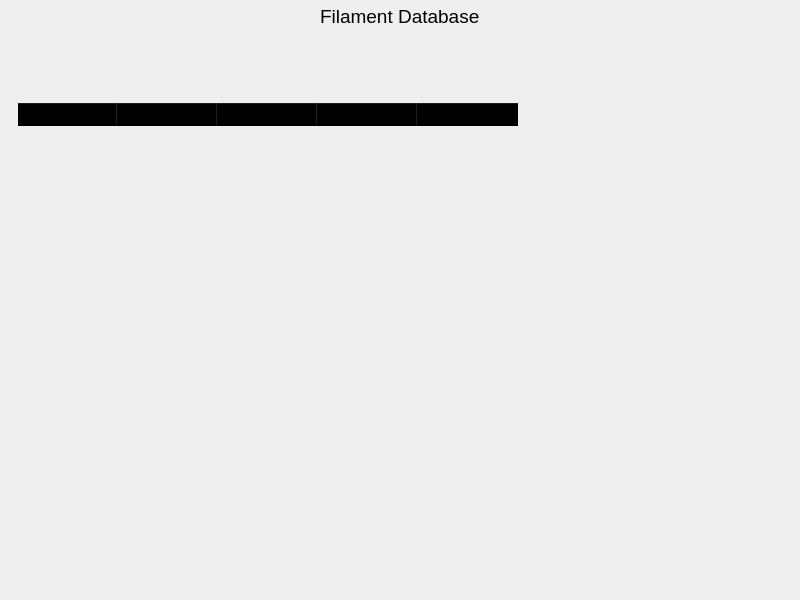
<?xml version="1.0" encoding="UTF-8"?>
<ui version="4.0">
 <class>MainWindow</class>
 <widget class="QMainWindow" name="MainWindow">
  <property name="geometry">
   <rect>
    <x>0</x>
    <y>0</y>
    <width>800</width>
    <height>600</height>
   </rect>
  </property>
  <property name="sizePolicy">
   <sizepolicy hsizetype="Fixed" vsizetype="Fixed">
    <horstretch>0</horstretch>
    <verstretch>0</verstretch>
   </sizepolicy>
  </property>
  <property name="minimumSize">
   <size>
    <width>800</width>
    <height>600</height>
   </size>
  </property>
  <property name="maximumSize">
   <size>
    <width>800</width>
    <height>600</height>
   </size>
  </property>
  <property name="windowTitle">
   <string>Filament Database</string>
  </property>
  <widget class="QWidget" name="centralwidget">
   <layout class="QHBoxLayout" name="horizontalLayout">
    <property name="spacing">
     <number>0</number>
    </property>
    <property name="leftMargin">
     <number>0</number>
    </property>
    <property name="topMargin">
     <number>0</number>
    </property>
    <property name="rightMargin">
     <number>0</number>
    </property>
    <property name="bottomMargin">
     <number>0</number>
    </property>
    <item>
     <widget class="QFrame" name="MainFrame">
      <property name="sizePolicy">
       <sizepolicy hsizetype="Expanding" vsizetype="Expanding">
        <horstretch>0</horstretch>
        <verstretch>0</verstretch>
       </sizepolicy>
      </property>
      <property name="styleSheet">
       <string notr="true">*{
	background: transparent;
	border: none;
}</string>
      </property>
      <property name="frameShape">
       <enum>QFrame::StyledPanel</enum>
      </property>
      <property name="frameShadow">
       <enum>QFrame::Raised</enum>
      </property>
      <layout class="QVBoxLayout" name="verticalLayout" stretch="0,1,10">
       <property name="spacing">
        <number>0</number>
       </property>
       <property name="leftMargin">
        <number>0</number>
       </property>
       <property name="topMargin">
        <number>0</number>
       </property>
       <property name="rightMargin">
        <number>0</number>
       </property>
       <property name="bottomMargin">
        <number>0</number>
       </property>
       <item alignment="Qt::AlignTop">
        <widget class="QFrame" name="TitleBar">
         <property name="frameShape">
          <enum>QFrame::StyledPanel</enum>
         </property>
         <property name="frameShadow">
          <enum>QFrame::Raised</enum>
         </property>
         <layout class="QHBoxLayout" name="horizontalLayout_2">
          <property name="spacing">
           <number>0</number>
          </property>
          <property name="leftMargin">
           <number>5</number>
          </property>
          <property name="topMargin">
           <number>5</number>
          </property>
          <property name="rightMargin">
           <number>5</number>
          </property>
          <property name="bottomMargin">
           <number>5</number>
          </property>
          <item>
           <widget class="QFrame" name="frame_5">
            <property name="frameShape">
             <enum>QFrame::StyledPanel</enum>
            </property>
            <property name="frameShadow">
             <enum>QFrame::Raised</enum>
            </property>
            <layout class="QHBoxLayout" name="horizontalLayout_3"/>
           </widget>
          </item>
          <item alignment="Qt::AlignHCenter|Qt::AlignVCenter">
           <widget class="QFrame" name="window_title">
            <property name="frameShape">
             <enum>QFrame::StyledPanel</enum>
            </property>
            <property name="frameShadow">
             <enum>QFrame::Raised</enum>
            </property>
            <layout class="QHBoxLayout" name="horizontalLayout_5">
             <property name="spacing">
              <number>0</number>
             </property>
             <property name="leftMargin">
              <number>0</number>
             </property>
             <property name="topMargin">
              <number>0</number>
             </property>
             <property name="rightMargin">
              <number>0</number>
             </property>
             <property name="bottomMargin">
              <number>0</number>
             </property>
             <item>
              <widget class="QLabel" name="Title">
               <property name="font">
                <font>
                 <pointsize>14</pointsize>
                </font>
               </property>
               <property name="text">
                <string>Filament Database</string>
               </property>
              </widget>
             </item>
            </layout>
           </widget>
          </item>
          <item alignment="Qt::AlignRight|Qt::AlignTop">
           <widget class="QFrame" name="window_actions">
            <property name="frameShape">
             <enum>QFrame::StyledPanel</enum>
            </property>
            <property name="frameShadow">
             <enum>QFrame::Raised</enum>
            </property>
            <layout class="QHBoxLayout" name="horizontalLayout_4">
             <property name="spacing">
              <number>0</number>
             </property>
             <property name="leftMargin">
              <number>0</number>
             </property>
             <property name="topMargin">
              <number>0</number>
             </property>
             <property name="rightMargin">
              <number>0</number>
             </property>
             <property name="bottomMargin">
              <number>0</number>
             </property>
             <item>
              <widget class="QPushButton" name="minimize_button">
               <property name="text">
                <string/>
               </property>
               <property name="icon">
                <iconset>
                 <normaloff>Minus.png</normaloff>Minus.png</iconset>
               </property>
               <property name="iconSize">
                <size>
                 <width>24</width>
                 <height>24</height>
                </size>
               </property>
              </widget>
             </item>
             <item>
              <widget class="QPushButton" name="close_button">
               <property name="text">
                <string/>
               </property>
               <property name="icon">
                <iconset>
                 <normaloff>close.png</normaloff>close.png</iconset>
               </property>
               <property name="iconSize">
                <size>
                 <width>24</width>
                 <height>24</height>
                </size>
               </property>
              </widget>
             </item>
            </layout>
           </widget>
          </item>
         </layout>
        </widget>
       </item>
       <item alignment="Qt::AlignLeft">
        <widget class="QFrame" name="toolbar">
         <property name="frameShape">
          <enum>QFrame::StyledPanel</enum>
         </property>
         <property name="frameShadow">
          <enum>QFrame::Raised</enum>
         </property>
         <layout class="QHBoxLayout" name="horizontalLayout_6">
          <property name="spacing">
           <number>28</number>
          </property>
          <property name="leftMargin">
           <number>18</number>
          </property>
          <property name="topMargin">
           <number>0</number>
          </property>
          <property name="rightMargin">
           <number>0</number>
          </property>
          <property name="bottomMargin">
           <number>0</number>
          </property>
          <item>
           <widget class="QPushButton" name="action_add">
            <property name="text">
             <string/>
            </property>
            <property name="icon">
             <iconset>
              <normaloff>add_icon.png</normaloff>add_icon.png</iconset>
            </property>
            <property name="iconSize">
             <size>
              <width>54</width>
              <height>54</height>
             </size>
            </property>
           </widget>
          </item>
          <item>
           <widget class="QPushButton" name="action_delete">
            <property name="text">
             <string/>
            </property>
            <property name="icon">
             <iconset>
              <normaloff>delete_icon.png</normaloff>delete_icon.png</iconset>
            </property>
            <property name="iconSize">
             <size>
              <width>54</width>
              <height>54</height>
             </size>
            </property>
           </widget>
          </item>
          <item>
           <widget class="QPushButton" name="action_edit">
            <property name="text">
             <string/>
            </property>
            <property name="icon">
             <iconset>
              <normaloff>edit_icon.png</normaloff>edit_icon.png</iconset>
            </property>
            <property name="iconSize">
             <size>
              <width>54</width>
              <height>54</height>
             </size>
            </property>
           </widget>
          </item>
          <item>
           <widget class="QPushButton" name="action_properties">
            <property name="text">
             <string/>
            </property>
            <property name="icon">
             <iconset>
              <normaloff>properties_icon.png</normaloff>properties_icon.png</iconset>
            </property>
            <property name="iconSize">
             <size>
              <width>54</width>
              <height>54</height>
             </size>
            </property>
           </widget>
          </item>
          <item>
           <widget class="QPushButton" name="action_flushing_matrix">
            <property name="text">
             <string/>
            </property>
            <property name="icon">
             <iconset>
              <normaloff>flushing_icon.png</normaloff>flushing_icon.png</iconset>
            </property>
            <property name="iconSize">
             <size>
              <width>54</width>
              <height>54</height>
             </size>
            </property>
           </widget>
          </item>
         </layout>
        </widget>
       </item>
       <item>
        <widget class="QFrame" name="frame_2">
         <property name="frameShape">
          <enum>QFrame::StyledPanel</enum>
         </property>
         <property name="frameShadow">
          <enum>QFrame::Raised</enum>
         </property>
         <layout class="QVBoxLayout" name="verticalLayout_2">
          <property name="spacing">
           <number>0</number>
          </property>
          <property name="leftMargin">
           <number>18</number>
          </property>
          <property name="topMargin">
           <number>18</number>
          </property>
          <property name="rightMargin">
           <number>18</number>
          </property>
          <property name="bottomMargin">
           <number>18</number>
          </property>
          <item>
           <widget class="QTableWidget" name="filaments_table">
            <property name="sizePolicy">
             <sizepolicy hsizetype="Preferred" vsizetype="Preferred">
              <horstretch>0</horstretch>
              <verstretch>0</verstretch>
             </sizepolicy>
            </property>
            <property name="styleSheet">
             <string notr="true"/>
            </property>
            <column>
             <property name="text">
              <string>id</string>
             </property>
             <property name="font">
              <font>
               <pointsize>12</pointsize>
              </font>
             </property>
            </column>
            <column>
             <property name="text">
              <string>Brand</string>
             </property>
             <property name="font">
              <font>
               <pointsize>12</pointsize>
              </font>
             </property>
            </column>
            <column>
             <property name="text">
              <string>Material</string>
             </property>
             <property name="font">
              <font>
               <pointsize>12</pointsize>
              </font>
             </property>
            </column>
            <column>
             <property name="text">
              <string/>
             </property>
            </column>
            <column>
             <property name="text">
              <string>Colour</string>
             </property>
             <property name="font">
              <font>
               <pointsize>12</pointsize>
              </font>
             </property>
            </column>
           </widget>
          </item>
         </layout>
        </widget>
       </item>
      </layout>
     </widget>
    </item>
   </layout>
  </widget>
 </widget>
 <resources/>
 <connections/>
</ui>
